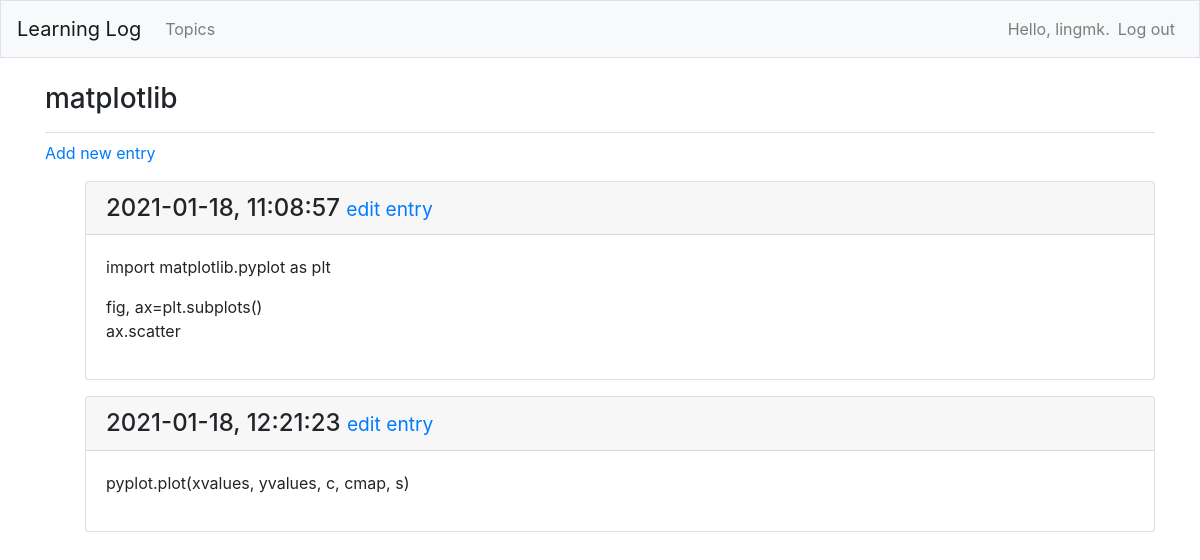
/topic/1/ (signed in), run on an earlier commit of the app's database.
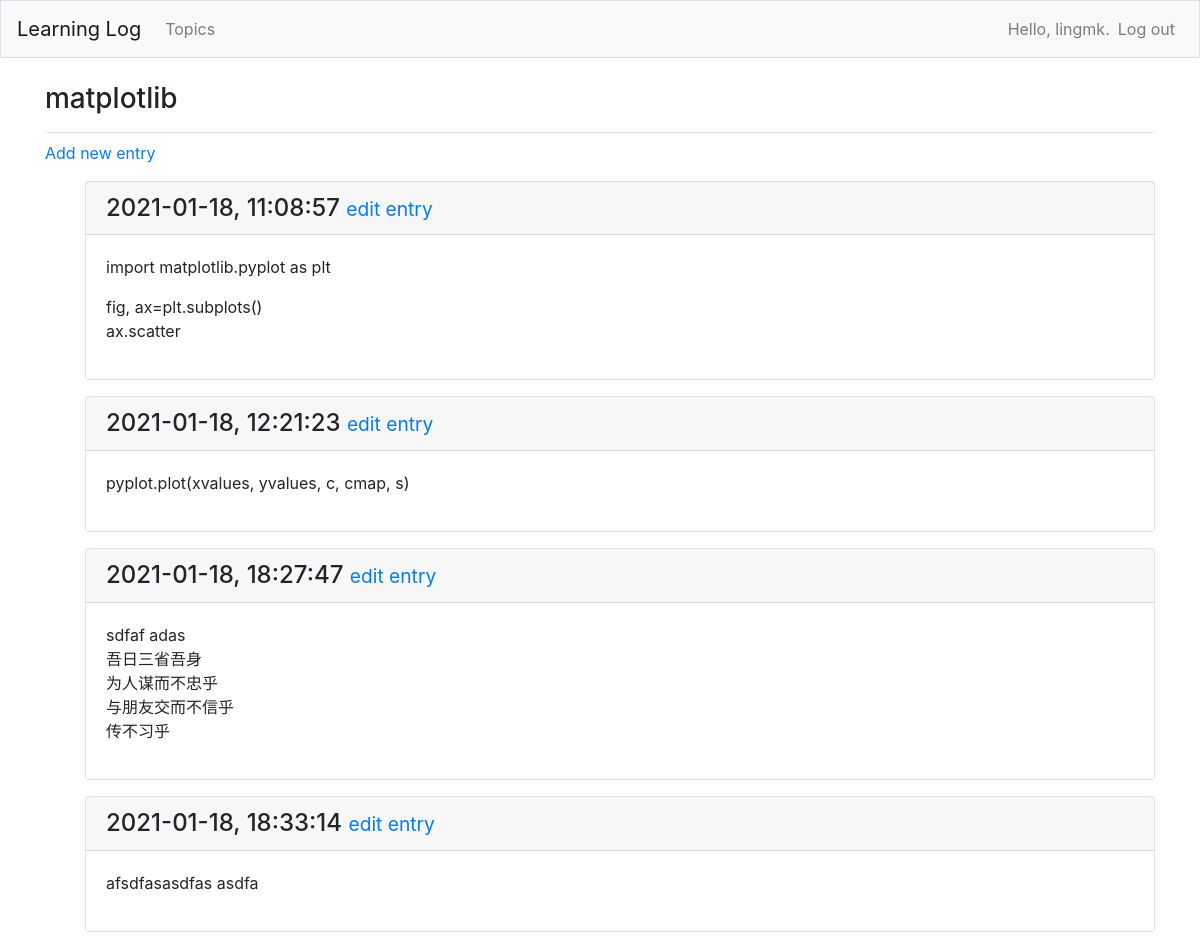
And on a later commit of the database.
### learning_logs/models.py (models this page shows, shortened)
class Entry(models.Model):
    topic = models.ForeignKey(Topic, on_delete=models.CASCADE)  # 外键
    text = models.TextField()  # 条目内容
    date_added = models.DateTimeField(auto_now_add=True)  # 创建时间
    class Meta:
        verbose_name_plural = 'entries'

### learning_logs/views.py (the view)
# urls.py: path('topic/<int:topic_id>/', views.topic, name='topic'),
@login_required
def topic(request, topic_id):
    try:
        topic = Topic.objects.get(id=topic_id)
        if not check_topic_owner(topic, request):
            raise Http404
    except ObjectDoesNotExist:
        raise Http404
    else:
        entries = topic.entry_set.order_by('date_added')
        context = {'topic': topic, 'entries': entries}
        return render(request, 'learning_logs/topic.html', context)

### learning_logs/models.py (called while the page is built)
    def __str__(self):
        return self.text

### learning_logs/views.py (called while the page is built)
def check_topic_owner(topic, request):
    return topic.owner == request.user

### learning_logs/templates/learning_logs/topic.html
{% extends "learning_logs/base.html" %}
{% load bootstrap4 %}
{% block page_header %}
  <h3>{{ topic }}</h3>
{% endblock page_header %}
{% block content %}
  <p>
    <a href="{% url 'learning_logs:new_entry' topic.id %}">Add new entry</a>
  </p>
  <ul>
  {% for entry in entries %}
    <div class="card mb-3">
      <h4 class="card-header">
        {{ entry.date_added | date:'Y-m-d, H:i:s' }}
        <small><a href="{% url 'learning_logs:edit_entry' entry.id %}">
            edit entry</a></small>
      </h4>
      <div class="card-body">
        {{ entry.text | linebreaks }}
      </div>
    </div>
  {% empty %}
    <p>There are no entries for this topic yet.</p>
  {% endfor %}
{% endblock content %}

What changed in the data, as far as the page shows it:
added Entry: date_added "2021-01-18, 18:27:47", text "sdfaf adas 吾日三省吾身 为人谋而不忠乎 与朋友交而不信乎 传不习乎"
added Entry: date_added "2021-01-18, 18:33:14", text "afsdfasasdfas asdfa"
